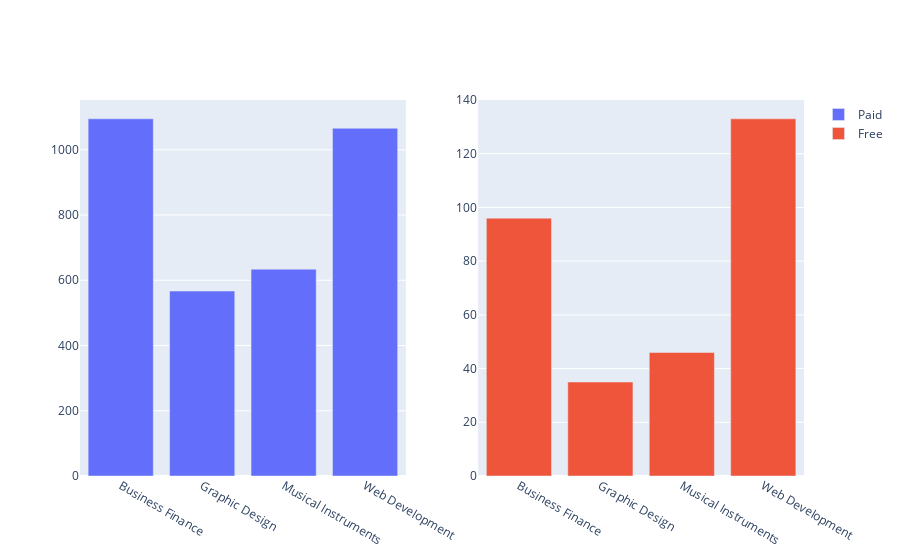

Notebook cell for this chart:
### Markdown cell above
**`7. Buatlah barplot terkait status course (paid or free) seperti di bawah ini!`**

### Code cell


### Figure 1 — Plotly figure (JSON) as saved in the notebook; plotly's stock layout.template omitted (floating-point values rounded to 4 significant figures)
{"data": [{"name": "Paid", "type": "bar", "x": ["Business Finance", "Graphic Design", "Musical Instruments", "Web Development"], "xaxis": "x", "y": [1095, 567, 634, 1066], "yaxis": "y"}, {"name": "Free", "type": "bar", "x": ["Business Finance", "Graphic Design", "Musical Instruments", "Web Development"], "xaxis": "x2", "y": [96, 35, 46, 133], "yaxis": "y2"}], "layout": {"xaxis": {"anchor": "y", "domain": [0, 0.45]}, "xaxis2": {"anchor": "y2", "domain": [0.55, 1]}, "yaxis": {"anchor": "x", "domain": [0, 1]}, "yaxis2": {"anchor": "x2", "domain": [0, 1]}}}
